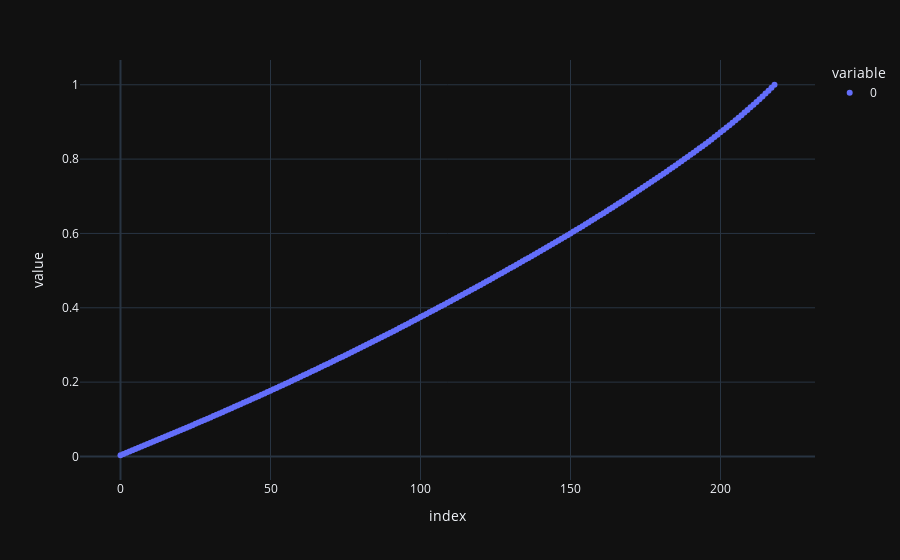

The cell this chart's notebook holds for it:
### Code cell
import plotly.express as px
fig = px.scatter(np.cumsum(temp_ticker_distribution_pos[:,2][::-1]))
fig.update_layout(template="plotly_dark")

### Figure 1 — Plotly figure (JSON) as saved in the notebook; plotly's stock layout.template omitted (floating-point values rounded to 4 significant figures; data arrays with more than 128 entries replaced by an {"elided": "..."} marker saying what was removed)
{"data": [{"hovertemplate": "variable=0<br>index=%{x}<br>value=%{y}<extra></extra>", "legendgroup": "0", "marker": {"color": "#636efa", "symbol": "circle"}, "mode": "markers", "name": "0", "orientation": "v", "showlegend": true, "type": "scatter", "x": {"elided": "219 int values"}, "xaxis": "x", "y": {"elided": "219 float values"}, "yaxis": "y"}], "layout": {"legend": {"title": {"text": "variable"}, "tracegroupgap": 0}, "margin": {"t": 60}, "xaxis": {"anchor": "y", "domain": [0, 1], "title": {"text": "index"}}, "yaxis": {"anchor": "x", "domain": [0, 1], "title": {"text": "value"}}}}
